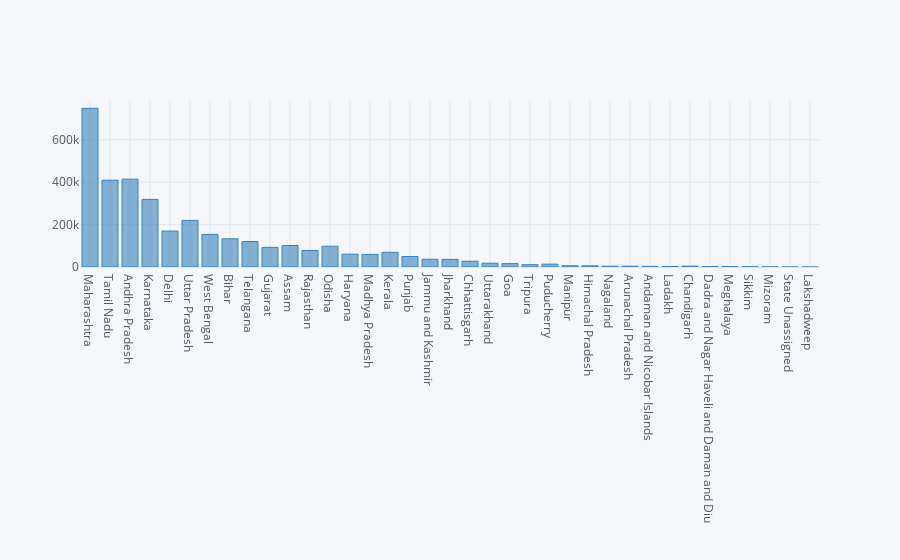

The notebook cell this image was saved under:
### Markdown cell above
# Graphical Representation

### Code cell
#using plotly
statewise.iplot(kind='bar',x='State',y='Confirmed',color='blue')

### Figure 1 — Plotly figure (JSON) as saved in the notebook; plotly's stock layout.template omitted (floating-point values rounded to 4 significant figures)
{"data": [{"marker": {"color": "rgba(55, 128, 191, 0.6)", "line": {"color": "rgba(55, 128, 191, 1.0)", "width": 1}}, "name": "Confirmed", "orientation": "v", "text": "", "type": "bar", "x": ["Maharashtra", "Tamil Nadu", "Andhra Pradesh", "Karnataka", "Delhi", "Uttar Pradesh", "West Bengal", "Bihar", "Telangana", "Gujarat", "Assam", "Rajasthan", "Odisha", "Haryana", "Madhya Pradesh", "Kerala", "Punjab", "Jammu and Kashmir", "Jharkhand", "Chhattisgarh", "Uttarakhand", "Goa", "Tripura", "Puducherry", "Manipur", "Himachal Pradesh", "Nagaland", "Arunachal Pradesh", "Andaman and Nicobar Islands", "Ladakh", "Chandigarh", "Dadra and Nagar Haveli and Daman and Diu", "Meghalaya", "Sikkim", "Mizoram", "State Unassigned", "Lakshadweep"], "y": [747995, 409238, 414164, 318752, 169412, 219457, 153754, 132935, 120166, 92601, 101368, 77965, 97920, 60596, 59433, 69304, 49378, 36377, 35813, 27233, 17865, 16006, 10876, 13556, 5960, 5637, 3851, 3745, 3050, 2540, 3985, 2308, 2240, 1576, 1003, 0, 0]}], "layout": {"legend": {"bgcolor": "#F5F6F9", "font": {"color": "#4D5663"}}, "paper_bgcolor": "#F5F6F9", "plot_bgcolor": "#F5F6F9", "title": {"font": {"color": "#4D5663"}}, "xaxis": {"gridcolor": "#E1E5ED", "showgrid": true, "tickfont": {"color": "#4D5663"}, "title": {"font": {"color": "#4D5663"}, "text": ""}, "zerolinecolor": "#E1E5ED"}, "yaxis": {"gridcolor": "#E1E5ED", "showgrid": true, "tickfont": {"color": "#4D5663"}, "title": {"font": {"color": "#4D5663"}, "text": ""}, "zerolinecolor": "#E1E5ED"}}}
